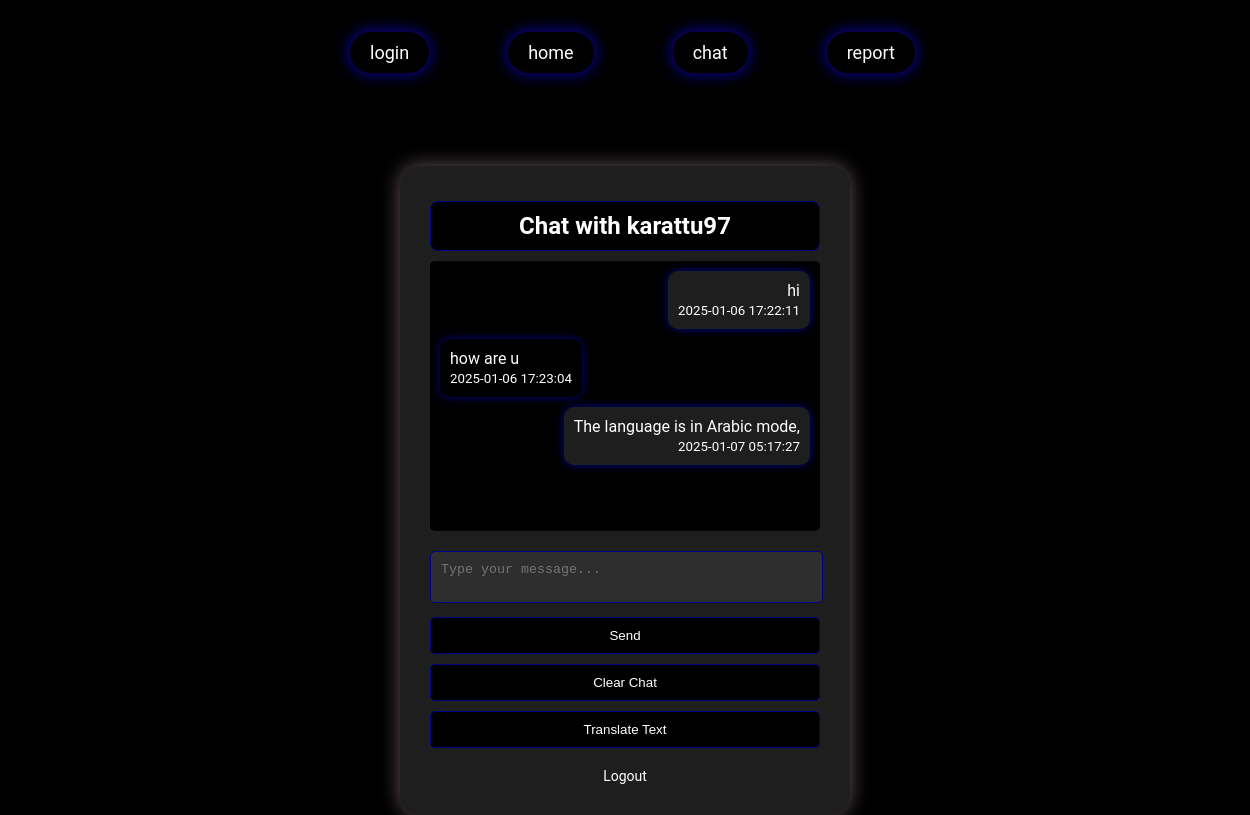
The page /chat.php?user=1 (signed in) on the database its author committed.
### tables this page shows
CREATE TABLE `users` (
  `id` int(11) NOT NULL,
  `username` varchar(50) NOT NULL,
  `password` varchar(255) NOT NULL,
  `language` varchar(50) DEFAULT NULL,
  `email` varchar(100) NOT NULL
);

CREATE TABLE `messages` (
  `id` int(11) NOT NULL,
  `user_id` int(11) NOT NULL,
  `message` text NOT NULL,
  `timestamp` timestamp NOT NULL DEFAULT current_timestamp(),
  `recipient_id` int(11) NOT NULL
);

### lang_en.php (called while the page is built)
<?php
return [
    'login' => 'Login',
    'login2' => 'Login',
    'urchat'=> 'Your chats',
    'username' => 'Username',
    'password' => 'Password',
    'new_password' => 'new password',
    'reset_password' => 'Reset password',
    'go_back_to_login' => 'go back to',
    'select_language' => 'Select Language',
    'language' => 'Language',
    'signup' => 'Signup',
    'dont_have_account' => "Don't have an account?",
    'invalid_login' => 'Invalid username or password.',
    'chat_with' => 'Chat with %s',
    'type_message' => 'Type your message...',
    'send' => 'Send',
    'clear_chat' => 'Clear Chat',
    'back_to_users' => 'Back to Users',
    'logout' => 'Logout',
    'language2' => "Select Language",
    'select_user_to_chat'=> "New chat",
    'logout_confirmation'=>"Are you sure you want to logout",
    'yes'=>"Yes",
    'no'=>"No",
    'rselect_user_to_chat'=> "report from New chat",
    'rurchat'=> 'Report from your chats',
    'report_user'=>'report a user',
    'reason'=>'reason for report',
     'submit_report'=>'submit report',
      'reporting_user'=>'report',
      'report_success'=>'report submitted successfully',
      'report_fail'=>'report not submitted',
      'reported_user'=>'reported users',
      'reported_users_list'=>'Reported users',
      'reported_username'=>'  reported user name ',
      'reason'=>'reason',
      'timestamp'=>'date/time of report',
      'no_reports'=> 'no_reports',
      'reported'=>'view reported users'
];

### chat.php (the view, shortened to what this page needs)
<?php
include 'config.php';
$user_id = $_SESSION['user_id'];
$selected_user_id = isset($_GET['user']) ? $_GET['user'] : '';
$lang = isset($_SESSION['language']) ? $_SESSION['language'] : 'en';
$translations = include("lang_$lang.php");
$stmt = $conn->prepare("
    SELECT u1.username AS sender, u2.username AS recipient, m.message, m.timestamp, m.user_id
    FROM messages m
    JOIN users u1 ON m.user_id = u1.id
    JOIN users u2 ON m.recipient_id = u2.id
    WHERE (m.user_id = ? AND m.recipient_id = ?)
       OR (m.user_id = ? AND m.recipient_id = ?)
    ORDER BY m.timestamp ASC
");
$stmt->bind_param("iiii", $user_id, $selected_user_id, $selected_user_id, $user_id);
$stmt->execute();
$result = $stmt->get_result();
$stmt_recipient = $conn->prepare("SELECT username FROM users WHERE id = ?");
$stmt_recipient->bind_param("i", $selected_user_id);
$stmt_recipient->execute();
$recipient_result = $stmt_recipient->get_result();
$recipient_row = $recipient_result->fetch_assoc();
$recipient_username = $recipient_row ? $recipient_row['username'] : 'User';
?>
<!DOCTYPE html>
<html lang="<?php echo htmlspecialchars($lang); ?>">
<head>
</head>
<body>
    <div class="navbar">
        <a href="login.php">login</a>
        <a href="home.php">home</a>
        <a href="ppl.php">chat</a>
        <a href="report.php">report</a>
    </div>
    <div class="chat-container">
        <h2><?php echo htmlspecialchars(sprintf($translations['chat_with'], $recipient_username)); ?></h2>
        <div class="messages">
            <?php if ($result->num_rows > 0): ?>
                <?php while ($row = $result->fetch_assoc()): ?>
                    <div class="clearfix">
                        <?php if ($row['user_id'] == $user_id): ?>
                            <div class="message-right">
                                <?php echo nl2br(htmlspecialchars($row['message'])); ?>
                                <br>
                                <small><?php echo htmlspecialchars($row['timestamp']); ?></small>
                            </div>
                        <?php else: ?>
                            <div class="message-left">
                                <?php echo nl2br(htmlspecialchars($row['message'])); ?>
                                <br>
                                <small><?php echo htmlspecialchars($row['timestamp']); ?></small>
                            </div>
                        <?php endif; ?>
                    </div>
                <?php endwhile; ?>
            <?php else: ?>
                <p><?php echo htmlspecialchars("No messages yet.");  ?></p>
            <?php endif; ?>
        </div>
        <form action="chat.php?user=<?php echo htmlspecialchars($selected_user_id); ?>" method="POST">
            <textarea name="message" required placeholder="<?php echo htmlspecialchars($translations['type_message']); ?>"></textarea>
            <button type="submit"><?php echo htmlspecialchars($translations['send']); ?></button>
        </form>
        <form action="chat.php?user=<?php echo htmlspecialchars($selected_user_id); ?>" method="POST">
            <button type="submit" name="clear_chat"><?php echo htmlspecialchars($translations['clear_chat']); ?></button>
        </form>
<form action="chat.php?user=<?php echo htmlspecialchars($selected_user_id); ?>" method="POST">
    <button type="submit" name="translate_text"><?php echo htmlspecialchars('Translate Text'); ?></button>
</form>
        <a href="logout.php"><?php echo htmlspecialchars($translations['logout']); ?></a>
    </div>
</body>
</html>

### chat.php (style rules this page uses)
body { background-color: #000000; color: #ffffff; font-family: 'Roboto', sans-serif; display: flex; justify-content: center; align-items: center; height: 100vh; margin: 0; }
.chat-container { background-color: #1e1e1e; padding: 30px; border-radius: 20px; box-shadow: 0 0 20px rgba(125, 105, 111, 0.8); text-align: center; width: 390px; margin-top: 180px; }
h2 { margin-bottom: 10px; color: white; margin-top: 5px; padding-bottom: 10px; background:black; padding-top: 10px; border-radius: 8px; border: 1px solid darkblue; }
.navbar { display: flex; justify-content: center; padding: 10px; position: absolute; width: 100%; top: 0; left: 0; z-index: 1000; margin:20px; }
.navbar a { color: white; text-decoration: none; margin: 0 15px; font-size: 18px; padding: 10px 20px; border: 2px solid#080048 ; border-radius: 25px; transition: all 0.3s ease; box-shadow: 0 0 15px rgb(0, 5, 142); margin-right:60px; background: black; }
.messages { max-height: 500px; overflow-y: auto; text-align: left; margin-bottom: 20px; padding: 10px; background-color: black; border-radius: 5px; height: 250px; }
.message-left { text-align: left; background-color: black; border:1px ; box-shadow: 0 0 8px rgb(0, 5, 142); color: #fff; padding: 10px; border-radius: 10px; margin-bottom: 10px; max-width: 75%; word-wrap: break-word; display: inline-block; -webkit-animation: fade-in-bottom 0.8s cubic-bezier(0.390, 0.575, 0.565, 1.000) both; animation: fade-in-bottom 0.8s cubic-bezier(0.390, 0.575, 0.565, 1.000) both; }
.message-right { text-align: right; background-color:#1e1e1e ; border:1px; box-shadow: 0 0 8px rgb(0, 5, 142); color: #fff; padding: 10px; border-radius: 10px; margin-bottom: 10px; max-width: 75%; word-wrap: break-word; display: inline-block; float: right; -webkit-animation: fade-in-bottom 0.8s cubic-bezier(0.390, 0.575, 0.565, 1.000) both; animation: fade-in-bottom 0.8s cubic-bezier(0.390, 0.575, 0.565, 1.000) both; }
textarea { width: 95%; padding: 10px; border-radius: 5px; border: 1px solid darkblue; background-color: #2e2e2e; color: #ffffff; resize: none; margin-bottom: 10px; }
button { padding: 10px 20px; border-radius: 5px; border: 1px solid; background-color:black; border-color:darkblue; color: white; cursor: pointer; transition: background-color 0.3s ease, color 0.3s ease; width: 100%; margin-bottom: 10px; }
a { color: white; text-decoration: none; margin-top: 10px; display: inline-block; font-size: 14px; transition: color 0.3s ease; }
.clearfix::after { content: ""; clear: both; display: table; }

### rows shown on the page
users: username "Chat with karattu97"
messages: message "hi", timestamp "2025-01-06 17:22:11"
messages: message "how are u", timestamp "2025-01-06 17:23:04"
messages: message "The language is in Arabic mode,", timestamp "2025-01-07 05:17:27"

### other values the page prints
$translations['send'] "Send"
$translations['clear_chat'] "Clear Chat"
$translations['logout'] "Logout"
